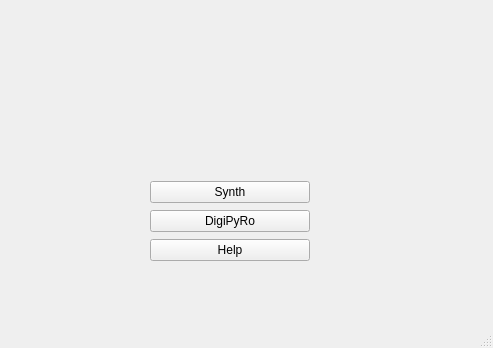
<?xml version="1.0" encoding="UTF-8"?>
<ui version="4.0">
 <class>MainWindow</class>
 <widget class="QMainWindow" name="MainWindow">
  <property name="geometry">
   <rect>
    <x>0</x>
    <y>0</y>
    <width>493</width>
    <height>348</height>
   </rect>
  </property>
  <property name="windowTitle">
   <string>DigiPyRo</string>
  </property>
  <widget class="QWidget" name="centralwidget">
   <widget class="QLabel" name="label">
    <property name="geometry">
     <rect>
      <x>50</x>
      <y>40</y>
      <width>401</width>
      <height>131</height>
     </rect>
    </property>
    <property name="text">
     <string/>
    </property>
    <property name="pixmap">
     <pixmap>diynamics-swirl-dark.png</pixmap>
    </property>
    <property name="scaledContents">
     <bool>true</bool>
    </property>
   </widget>
   <widget class="QWidget" name="verticalLayoutWidget">
    <property name="geometry">
     <rect>
      <x>150</x>
      <y>180</y>
      <width>160</width>
      <height>83</height>
     </rect>
    </property>
    <layout class="QVBoxLayout" name="verticalLayout">
     <item>
      <widget class="QPushButton" name="pushButton_synth">
       <property name="cursor">
        <cursorShape>PointingHandCursor</cursorShape>
       </property>
       <property name="text">
        <string>Synth</string>
       </property>
      </widget>
     </item>
     <item>
      <widget class="QPushButton" name="pushButton_dpr">
       <property name="cursor">
        <cursorShape>PointingHandCursor</cursorShape>
       </property>
       <property name="text">
        <string>DigiPyRo</string>
       </property>
      </widget>
     </item>
     <item>
      <widget class="QPushButton" name="pushButton_help">
       <property name="cursor">
        <cursorShape>PointingHandCursor</cursorShape>
       </property>
       <property name="text">
        <string>Help</string>
       </property>
      </widget>
     </item>
    </layout>
   </widget>
  </widget>
  <widget class="QStatusBar" name="statusbar"/>
 </widget>
 <tabstops>
  <tabstop>pushButton_synth</tabstop>
  <tabstop>pushButton_dpr</tabstop>
  <tabstop>pushButton_help</tabstop>
 </tabstops>
 <resources/>
 <connections/>
</ui>
